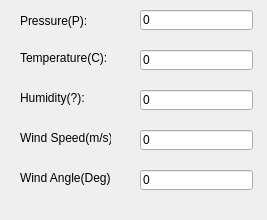
<?xml version="1.0" encoding="UTF-8"?>
<ui version="4.0">
 <class>wso100</class>
 <widget class="QDialog" name="wso100">
  <property name="geometry">
   <rect>
    <x>0</x>
    <y>0</y>
    <width>267</width>
    <height>220</height>
   </rect>
  </property>
  <property name="sizePolicy">
   <sizepolicy hsizetype="Minimum" vsizetype="Minimum">
    <horstretch>0</horstretch>
    <verstretch>0</verstretch>
   </sizepolicy>
  </property>
  <property name="minimumSize">
   <size>
    <width>200</width>
    <height>150</height>
   </size>
  </property>
  <property name="maximumSize">
   <size>
    <width>267</width>
    <height>16777215</height>
   </size>
  </property>
  <property name="windowTitle">
   <string>Output From WSO100</string>
  </property>
  <widget class="QLabel" name="COMPort">
   <property name="geometry">
    <rect>
     <x>20</x>
     <y>10</y>
     <width>71</width>
     <height>21</height>
    </rect>
   </property>
   <property name="text">
    <string>Pressure(P):</string>
   </property>
  </widget>
  <widget class="QLabel" name="dataBits">
   <property name="geometry">
    <rect>
     <x>20</x>
     <y>90</y>
     <width>71</width>
     <height>16</height>
    </rect>
   </property>
   <property name="text">
    <string>Humidity(?):</string>
   </property>
  </widget>
  <widget class="QLabel" name="baudrate">
   <property name="geometry">
    <rect>
     <x>20</x>
     <y>50</y>
     <width>91</width>
     <height>16</height>
    </rect>
   </property>
   <property name="text">
    <string>Temperature(C):</string>
   </property>
  </widget>
  <widget class="QLabel" name="stopBits">
   <property name="geometry">
    <rect>
     <x>20</x>
     <y>130</y>
     <width>91</width>
     <height>16</height>
    </rect>
   </property>
   <property name="text">
    <string>Wind Speed(m/s):</string>
   </property>
  </widget>
  <widget class="QLineEdit" name="ATMOSLineEdit">
   <property name="geometry">
    <rect>
     <x>140</x>
     <y>10</y>
     <width>113</width>
     <height>20</height>
    </rect>
   </property>
   <property name="text">
    <string>0</string>
   </property>
  </widget>
  <widget class="QLineEdit" name="outside_tLineEdit">
   <property name="geometry">
    <rect>
     <x>140</x>
     <y>50</y>
     <width>113</width>
     <height>20</height>
    </rect>
   </property>
   <property name="text">
    <string>0</string>
   </property>
  </widget>
  <widget class="QLineEdit" name="outside_hLineEdit">
   <property name="geometry">
    <rect>
     <x>140</x>
     <y>90</y>
     <width>113</width>
     <height>20</height>
    </rect>
   </property>
   <property name="text">
    <string>0</string>
   </property>
  </widget>
  <widget class="QLineEdit" name="windSpeedLineEdit">
   <property name="geometry">
    <rect>
     <x>140</x>
     <y>130</y>
     <width>113</width>
     <height>20</height>
    </rect>
   </property>
   <property name="text">
    <string>0</string>
   </property>
  </widget>
  <widget class="QLabel" name="stopBits_2">
   <property name="geometry">
    <rect>
     <x>20</x>
     <y>170</y>
     <width>91</width>
     <height>16</height>
    </rect>
   </property>
   <property name="text">
    <string>Wind Angle(Deg):</string>
   </property>
  </widget>
  <widget class="QLineEdit" name="windAngleLineEdit">
   <property name="geometry">
    <rect>
     <x>140</x>
     <y>170</y>
     <width>113</width>
     <height>20</height>
    </rect>
   </property>
   <property name="text">
    <string>0</string>
   </property>
  </widget>
 </widget>
 <resources/>
 <connections/>
</ui>
